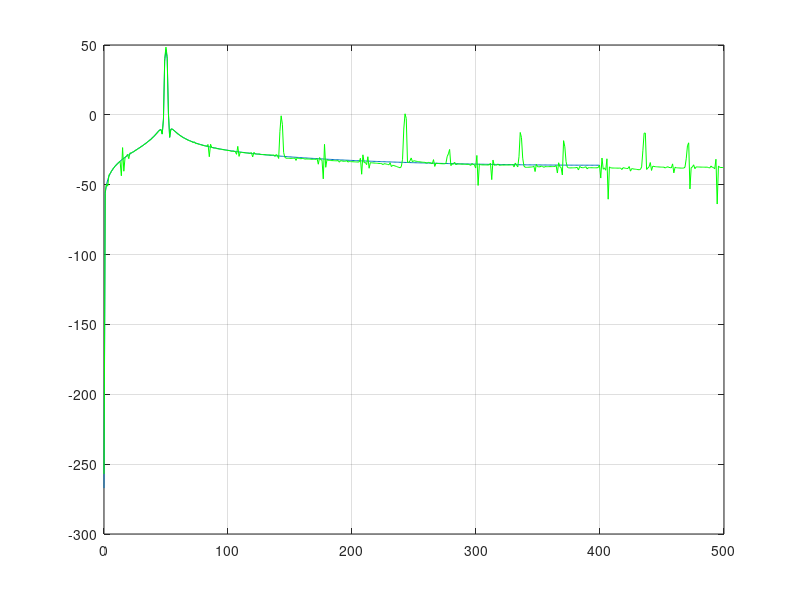

Source code (MATLAB): (Note: this script raises an error after producing the figure.)
f1 = 807 ;
f2 = 1000 ;

t1=(0:1/f1:1.001)';
t2=(0:1/f2:1)';
s=sin(2*pi*50*t1);
ylin=interp1(t1,s,t2,'linear');
Fs=fft(s.*hamming(length(s)));
Flin=fft(ylin.*hamming(length(ylin)));
figure(1),clf
plot((0:400)/length(s)*f1,20*log10(abs(Fs(1:401)))),grid
hold on
plot((0:500)/length(ylin)*f2,20*log10(abs(Flin(1:501))),'g')

k = nearest(t1,t2,[],-1);
yzoh=s(k);
Fzoh=fft(yzoh.*hamming(length(yzoh)));
plot((0:500)/length(yzoh)*f2,20*log10(abs(Fzoh(1:501))),'r')
figure(2),clf
plot([ylin(1:100),yzoh(1:100)]),grid

kr = find(k(2:end)==k(1:end-1));
yr = yzoh;
for kk=1:length(kr)-1,
   kg = (kr(kk)+1:kr(kk+1)-1) ;
   yr(kg) = yr(kg)+diff(yr(kr(kk)+1:kr(kk+1))).*(length(kg):-1:1)'/(length(kg)+1) ;
end
hold on
plot(yr(1:100),'r.-')
figure(1)
Fr=fft(yr.*hamming(length(yr)));
plot((0:500)/length(yr)*f2,20*log10(abs(Fr(1:501))),'m')
